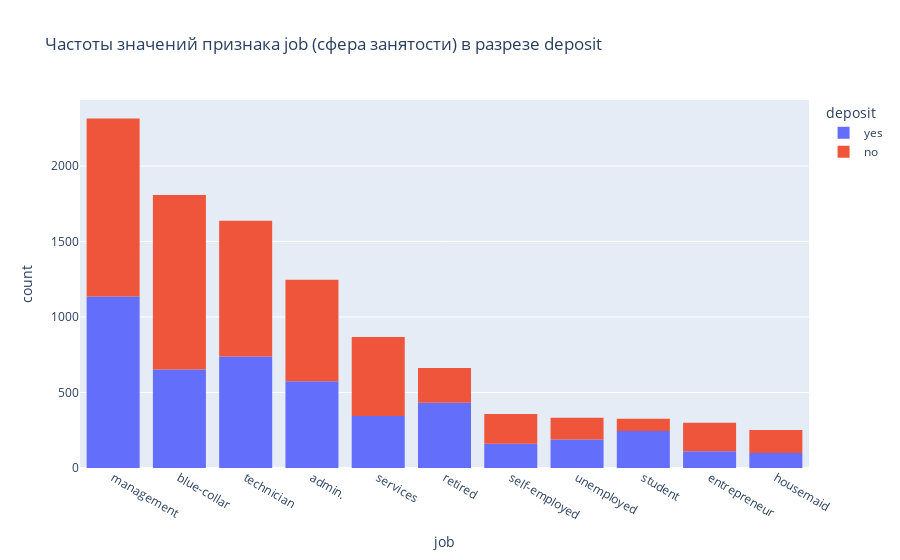
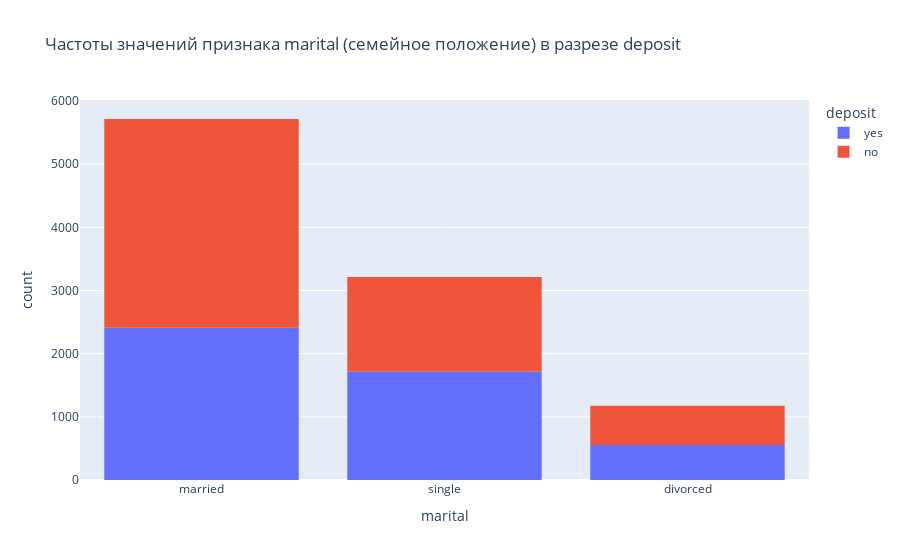
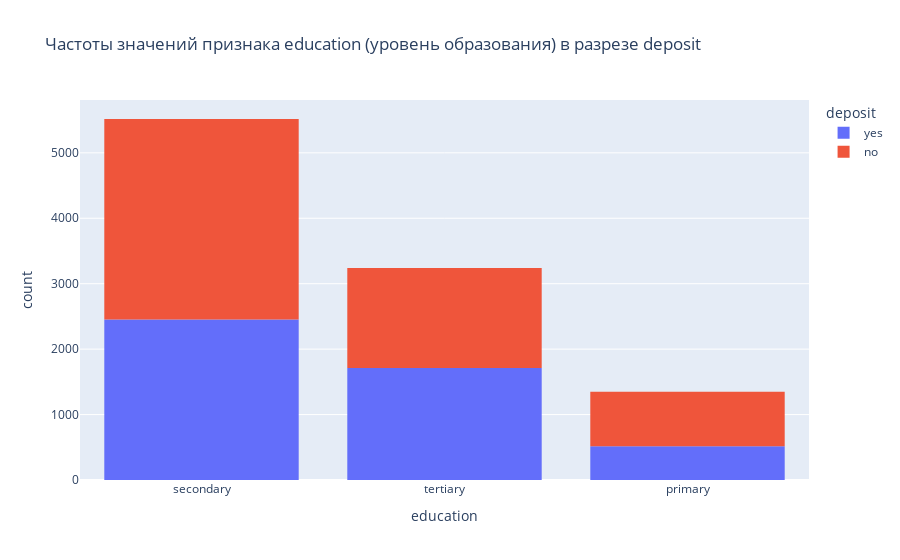
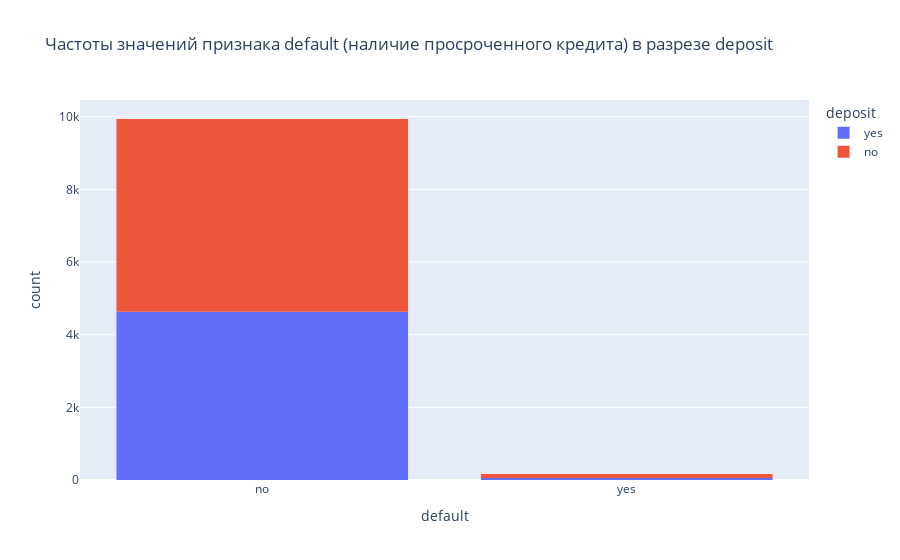

Notebook code for these charts, in order:
### Code cell
#рассчитайте описательные статистики для категориальных переменных, проинтерпретируйте результат
#ваш код
display(df.drop(columns=['deposit']).describe(include='object'))
#постройте визуализации, иллюстрирующие результаты
categorical_cols = df.select_dtypes(include='object').columns[:-1]
for col in categorical_cols:
    plot_counts(df, col, 'deposit')

### Figure 1 — Plotly figure (JSON) as saved in the notebook; plotly's stock layout.template omitted (floating-point values rounded to 4 significant figures; data arrays with more than 128 entries replaced by an {"elided": "..."} marker saying what was removed)
{"data": [{"alignmentgroup": "True", "bingroup": "x", "hovertemplate": "deposit=yes<br>job=%{x}<br>count=%{y}<extra></extra>", "legendgroup": "yes", "marker": {"color": "#636efa", "pattern": {"shape": ""}}, "name": "yes", "offsetgroup": "yes", "orientation": "v", "showlegend": true, "type": "histogram", "x": {"elided": "4681 str values"}, "xaxis": "x", "yaxis": "y"}, {"alignmentgroup": "True", "bingroup": "x", "hovertemplate": "deposit=no<br>job=%{x}<br>count=%{y}<extra></extra>", "legendgroup": "no", "marker": {"color": "#EF553B", "pattern": {"shape": ""}}, "name": "no", "offsetgroup": "no", "orientation": "v", "showlegend": true, "type": "histogram", "x": {"elided": "5424 str values"}, "xaxis": "x", "yaxis": "y"}], "layout": {"barmode": "relative", "legend": {"title": {"text": "deposit"}, "tracegroupgap": 0}, "title": {"text": "Частоты значений признака job (сфера занятости) в разрезе deposit"}, "xaxis": {"anchor": "y", "categoryorder": "total descending", "domain": [0, 1], "title": {"text": "job"}}, "yaxis": {"anchor": "x", "domain": [0, 1], "title": {"text": "count"}}}}

### Figure 2 — Plotly figure (JSON) as saved in the notebook; plotly's stock layout.template omitted (floating-point values rounded to 4 significant figures; data arrays with more than 128 entries replaced by an {"elided": "..."} marker saying what was removed)
{"data": [{"alignmentgroup": "True", "bingroup": "x", "hovertemplate": "deposit=yes<br>marital=%{x}<br>count=%{y}<extra></extra>", "legendgroup": "yes", "marker": {"color": "#636efa", "pattern": {"shape": ""}}, "name": "yes", "offsetgroup": "yes", "orientation": "v", "showlegend": true, "type": "histogram", "x": {"elided": "4681 str values"}, "xaxis": "x", "yaxis": "y"}, {"alignmentgroup": "True", "bingroup": "x", "hovertemplate": "deposit=no<br>marital=%{x}<br>count=%{y}<extra></extra>", "legendgroup": "no", "marker": {"color": "#EF553B", "pattern": {"shape": ""}}, "name": "no", "offsetgroup": "no", "orientation": "v", "showlegend": true, "type": "histogram", "x": {"elided": "5424 str values"}, "xaxis": "x", "yaxis": "y"}], "layout": {"barmode": "relative", "legend": {"title": {"text": "deposit"}, "tracegroupgap": 0}, "title": {"text": "Частоты значений признака marital (семейное положение) в разрезе deposit"}, "xaxis": {"anchor": "y", "categoryorder": "total descending", "domain": [0, 1], "title": {"text": "marital"}}, "yaxis": {"anchor": "x", "domain": [0, 1], "title": {"text": "count"}}}}

### Figure 3 — Plotly figure (JSON) as saved in the notebook; plotly's stock layout.template omitted (floating-point values rounded to 4 significant figures; data arrays with more than 128 entries replaced by an {"elided": "..."} marker saying what was removed)
{"data": [{"alignmentgroup": "True", "bingroup": "x", "hovertemplate": "deposit=yes<br>education=%{x}<br>count=%{y}<extra></extra>", "legendgroup": "yes", "marker": {"color": "#636efa", "pattern": {"shape": ""}}, "name": "yes", "offsetgroup": "yes", "orientation": "v", "showlegend": true, "type": "histogram", "x": {"elided": "4681 str values"}, "xaxis": "x", "yaxis": "y"}, {"alignmentgroup": "True", "bingroup": "x", "hovertemplate": "deposit=no<br>education=%{x}<br>count=%{y}<extra></extra>", "legendgroup": "no", "marker": {"color": "#EF553B", "pattern": {"shape": ""}}, "name": "no", "offsetgroup": "no", "orientation": "v", "showlegend": true, "type": "histogram", "x": {"elided": "5424 str values"}, "xaxis": "x", "yaxis": "y"}], "layout": {"barmode": "relative", "legend": {"title": {"text": "deposit"}, "tracegroupgap": 0}, "title": {"text": "Частоты значений признака education (уровень образования) в разрезе deposit"}, "xaxis": {"anchor": "y", "categoryorder": "total descending", "domain": [0, 1], "title": {"text": "education"}}, "yaxis": {"anchor": "x", "domain": [0, 1], "title": {"text": "count"}}}}

### Figure 4 — Plotly figure (JSON) as saved in the notebook; plotly's stock layout.template omitted (floating-point values rounded to 4 significant figures; data arrays with more than 128 entries replaced by an {"elided": "..."} marker saying what was removed)
{"data": [{"alignmentgroup": "True", "bingroup": "x", "hovertemplate": "deposit=yes<br>default=%{x}<br>count=%{y}<extra></extra>", "legendgroup": "yes", "marker": {"color": "#636efa", "pattern": {"shape": ""}}, "name": "yes", "offsetgroup": "yes", "orientation": "v", "showlegend": true, "type": "histogram", "x": {"elided": "4681 str values"}, "xaxis": "x", "yaxis": "y"}, {"alignmentgroup": "True", "bingroup": "x", "hovertemplate": "deposit=no<br>default=%{x}<br>count=%{y}<extra></extra>", "legendgroup": "no", "marker": {"color": "#EF553B", "pattern": {"shape": ""}}, "name": "no", "offsetgroup": "no", "orientation": "v", "showlegend": true, "type": "histogram", "x": {"elided": "5424 str values"}, "xaxis": "x", "yaxis": "y"}], "layout": {"barmode": "relative", "legend": {"title": {"text": "deposit"}, "tracegroupgap": 0}, "title": {"text": "Частоты значений признака default (наличие просроченного кредита) в разрезе deposit"}, "xaxis": {"anchor": "y", "categoryorder": "total descending", "domain": [0, 1], "title": {"text": "default"}}, "yaxis": {"anchor": "x", "domain": [0, 1], "title": {"text": "count"}}}}
